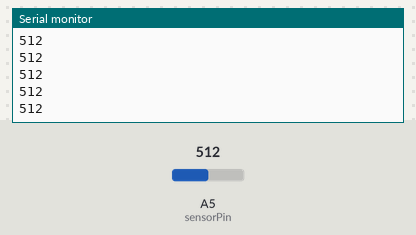
Simulated run of this sketch. Board: Arduino Uno, built with avr-gcc and run on an emulated ATmega328P. On the bench: the last lines printed to the serial monitor. The inputs (shaded band) are chosen by the test bench; at power-on: A5 (sensorPin) = 512.

Above: at 1.2 s.
1.3 s: A5 (sensorPin) set to 716
At 2.1 s:
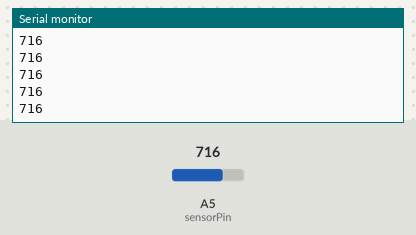
2.8 s: A5 (sensorPin) set to 900
At 3.4 s:
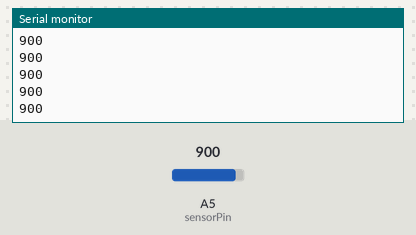
Timing chart, 0 to 5.8 s (numbered marks = the images above; inputs shaded):
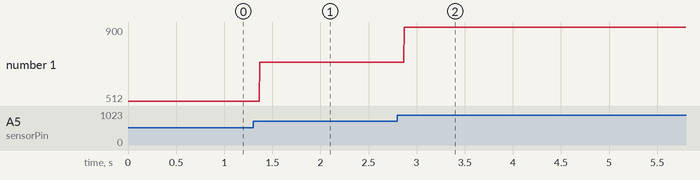

The sketch:

analogue_readings.ino
```cpp
int sensorPin = A5;    // select the input pin for the potentiometer

int sensorValue = 0;  // variable to store the value coming from the sensor

void setup() {
  Serial.begin(9600);          //Start serial and set the correct Baud Rate
}

void loop() {
  sensorValue = analogRead(sensorPin);
  Serial.println(sensorValue);
}
```

Measured:
- after the input at 1.3 s, the serial monitor: prints a new line after 0.07 s (image 1)
- after the input at 2.8 s, the serial monitor: prints a new line after 0.07 s (image 2)
- plotted number 1: 512 → 716 after the input at 1.3 s, 716 → 900 after the input at 2.8 s
